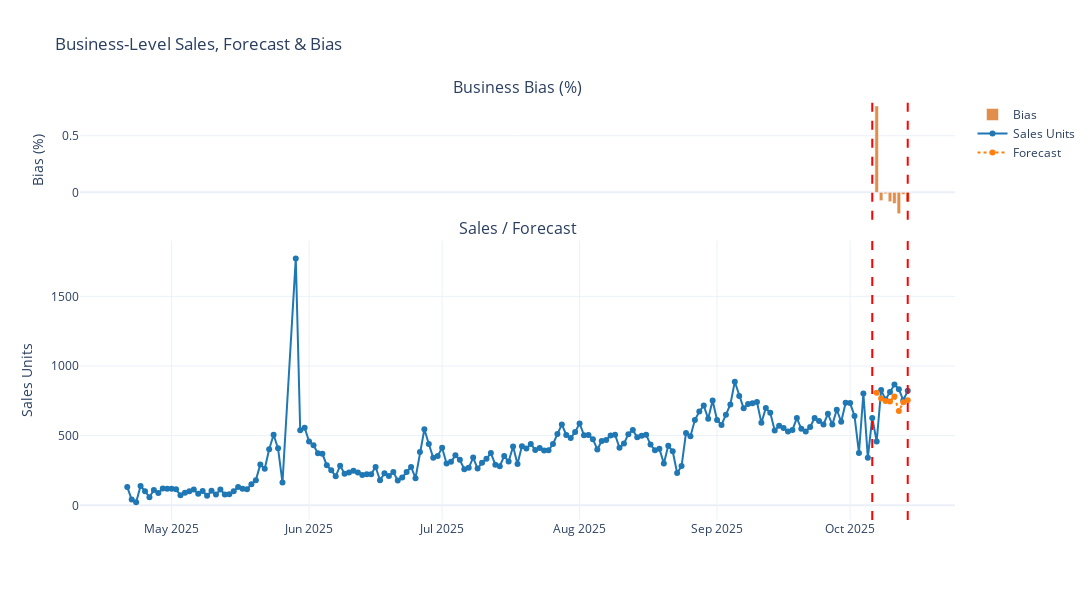

This figure's notebook cell:
### Markdown cell above
# Business Summary

### Code cell
pdf, plot = FEVAL.plot_business_level(validation_data, EVALUATION_START_DATE=EVALUATION_START_DATE, EVALUATION_END_DATE=EVALUATION_END_DATE)
plot.show()

### Figure 1 — Plotly figure (JSON) as saved in the notebook; plotly's stock layout.template omitted (floating-point values rounded to 4 significant figures; data arrays with more than 128 entries replaced by an {"elided": "..."} marker saying what was removed)
{"data": [{"marker": {"color": "#D55E00"}, "name": "Bias", "opacity": 0.7, "type": "bar", "x": {"elided": "175 str values"}, "xaxis": "x", "y": {"elided": "175 float values"}, "yaxis": "y"}, {"line": {"color": "#1f77b4"}, "mode": "lines+markers", "name": "Sales Units", "type": "scatter", "x": {"elided": "175 str values"}, "xaxis": "x2", "y": {"elided": "175 int values"}, "yaxis": "y2"}, {"line": {"color": "#ff7f0e", "dash": "dot"}, "mode": "lines+markers", "name": "Forecast", "type": "scatter", "x": {"elided": "175 str values"}, "xaxis": "x2", "y": {"elided": "175 float values"}, "yaxis": "y2"}], "layout": {"annotations": [{"font": {"size": 16}, "showarrow": false, "text": "Business Bias (%)", "x": 0.5, "xanchor": "center", "xref": "paper", "y": 1, "yanchor": "bottom", "yref": "paper"}, {"font": {"size": 16}, "showarrow": false, "text": "Sales / Forecast", "x": 0.5, "xanchor": "center", "xref": "paper", "y": 0.665, "yanchor": "bottom", "yref": "paper"}], "height": 600, "shapes": [{"line": {"color": "#ff0000", "dash": "dash"}, "type": "line", "x0": "2025-10-06T00:00:00", "x1": "2025-10-06T00:00:00", "xref": "x", "y0": 0, "y1": 1, "yref": "y domain"}, {"line": {"color": "#ff0000", "dash": "dash"}, "type": "line", "x0": "2025-10-06T00:00:00", "x1": "2025-10-06T00:00:00", "xref": "x2", "y0": 0, "y1": 1, "yref": "y2 domain"}, {"line": {"color": "#ff0000", "dash": "dash"}, "type": "line", "x0": "2025-10-14T00:00:00", "x1": "2025-10-14T00:00:00", "xref": "x", "y0": 0, "y1": 1, "yref": "y domain"}, {"line": {"color": "#ff0000", "dash": "dash"}, "type": "line", "x0": "2025-10-14T00:00:00", "x1": "2025-10-14T00:00:00", "xref": "x2", "y0": 0, "y1": 1, "yref": "y2 domain"}], "title": {"text": "Business-Level Sales, Forecast & Bias"}, "width": 1100, "xaxis": {"anchor": "y", "domain": [0, 1], "matches": "x2", "showticklabels": false}, "xaxis2": {"anchor": "y2", "domain": [0, 1]}, "yaxis": {"anchor": "x", "domain": [0.715, 1], "title": {"text": "Bias (%)"}}, "yaxis2": {"anchor": "x2", "domain": [0, 0.665], "title": {"text": "Sales Units"}}}}
